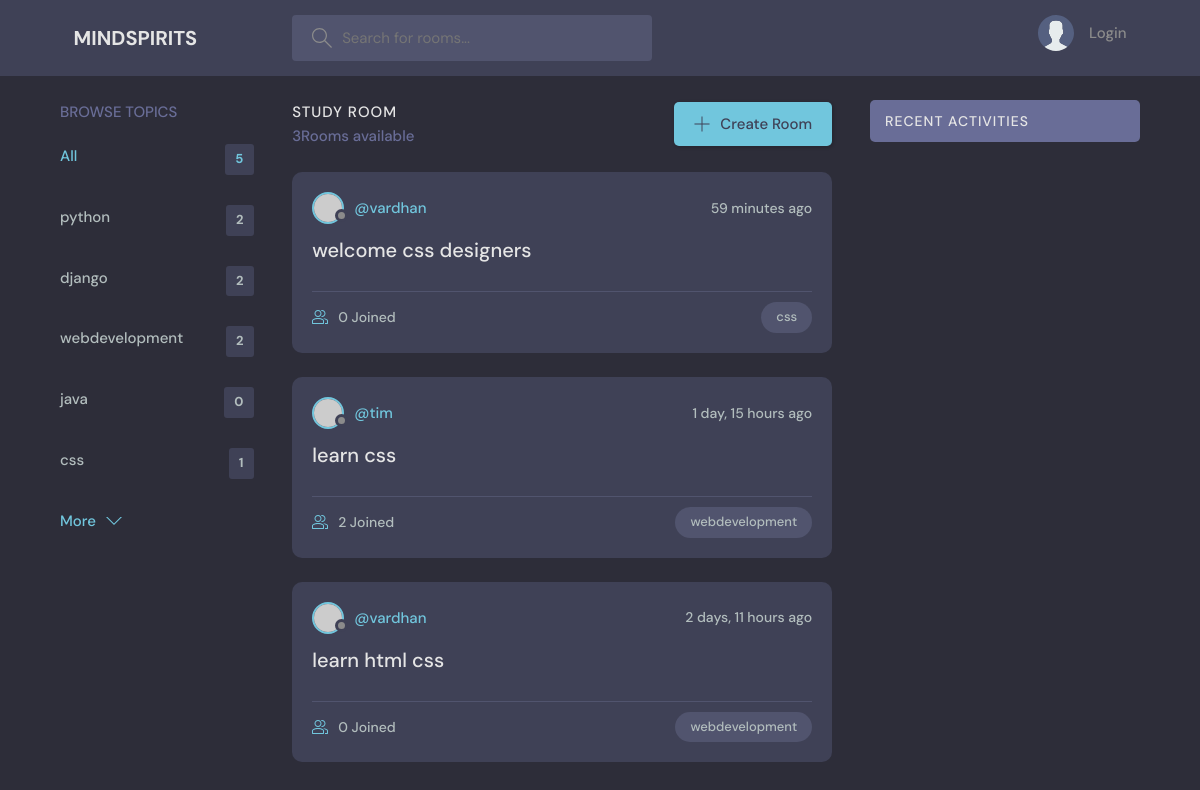
/?q=css, run on the app's committed database.
### base/models.py (models this page shows, shortened)
class topic(models.Model):
    name=models.CharField(max_length=200)

class Room(models.Model):
    host=models.ForeignKey(User,on_delete=models.SET_NULL,null=True)
    topic=models.ForeignKey(topic,on_delete=models.SET_NULL,null=True)
    name=models.CharField(max_length=200)
    description=models.TextField(null=True,blank=True)
    participants=models.ManyToManyField(User,related_name='participants',blank=True)
    updated=models.DateTimeField(auto_now=True)
    created=models.DateTimeField(auto_now_add=True)
    class Meta:
        ordering=['-updated','-created']

### base/views.py (the view)
# urls.py: path('',views.homemain,name='home'),
def homemain(request):
    q=request.GET.get('q') if request.GET.get('q') != None else ''
    rooms=Room.objects.filter(
        Q(topic__name__icontains=q)|
        Q(name__icontains=q) |
        Q(description__icontains=q)
    )
    Topic =topic.objects.all()
    room_count=rooms.count()
    room_messages=message.objects.filter(Q(room__topic__name__icontains=q))
    context = {'rooms': rooms,'topics':Topic,'room_count':room_count,'room_messages':room_messages}
    return render(request,'base/home.html', context)

### base/templates/base/home.html (shortened to what this page needs)
{%extends 'main.html' %}
{%block content%}
<main class="layout layout--3">
  <div class="container">
    {% include 'base/topics_component.html' %}
    <div class="roomList">
      <div class="roomList__header">
        <div>
          <h2>Study Room</h2>
          <p>{{room_count}}Rooms available</p>
        </div>
        <a class="btn btn--main" href="{% url 'create_room' %}">
          <svg version="1.1" xmlns="http://www.w3.org/2000/svg" width="32" height="32" viewBox="0 0 32 32">
            <title>add</title>
            <path
              d="M16.943 0.943h-1.885v14.115h-14.115v1.885h14.115v14.115h1.885v-14.115h14.115v-1.885h-14.115v-14.115z"
            ></path>
          </svg>
          Create Room
        </a>
      </div>
      {%include 'base/feed_component.html' %}
    </div>
    {%include 'base/activity_component.html' %}
  </div>
</main>
{%endblock%}

### base/templates/base/topics_component.html
<div class="topics">
    <div class="topics__header">
        <h2>Browse Topics</h2>
    </div>
    <ul class="topics__list">
        <li>
        <a href="{%url 'home' %}" class="active">All <span>{{topics.count}}</span></a>
        </li>
        {%for topic in topics %}
        <li>
        <a href="{% url 'home' %}?q={{topic.name}}">{{topic.name}} <span>{{topic.room_set.all.count}}</span></a>
        </li>
        {%endfor%}
    </ul>
    <a class="btn btn--link" href="topics.html">
        More
        <svg version="1.1" xmlns="http://www.w3.org/2000/svg" width="32" height="32" viewBox="0 0 32 32">
        <title>chevron-down</title>
        <path d="M16 21l-13-13h-3l16 16 16-16h-3l-13 13z"></path>
        </svg>
    </a>
</div>

### base/templates/base/feed_component.html (shortened to what this page needs)
{% for room in rooms %}
<div class="roomListRoom">
    <div class="roomListRoom__header">
      <a href="{%url 'user-profile' room.host.id %}" class="roomListRoom__author">
        <div class="avatar avatar--small">
          <img src="https://randomuser.me/api/portraits/women/11.jpg" />
        </div>
        <span>@{{room.host.username}}</span>
      </a>
      <div class="roomListRoom__actions">
        <span>{{room.created|timesince}} ago</span>
      </div>
    </div>
    <div class="roomListRoom__content">
      <a href="{%url 'room' room.id %}">{{room.name}}</a>
    </div>
    <div class="roomListRoom__meta">
      <a href="{%url 'room' room.id %}" class="roomListRoom__joined">
        {{room.participants.all.count}} Joined
      </a>
      <p class="roomListRoom__topic">{{room.topic.name}}</p>
    </div>
</div>
{%endfor%}

### static/styles/style.css (style rules this page uses)
:root { --color-main: #71c6dd; --color-main-light: #e1f6fb; --color-dark: #3f4156; --color-dark-medium: #51546e; --color-dark-light: #696d97; --color-light: #e5e5e5; --color-gray: #8b8b8b; --color-light-gray: #b2bdbd; --color-bg: #2d2d39; --color-success: #5dd693; --color-error: #fc4b0b; }
* { font-family: "DM Sans", -apple-system, BlinkMacSystemFont, "Segoe UI", Roboto, Oxygen, Ubuntu, Cantarell, "Open Sans", "Helvetica Neue", sans-serif; margin: 0; padding: 0; box-sizing: border-box; text-rendering: optimizeLegibility; font-size: inherit; }
html { font-size: 56.25%; }
@media only screen and (min-width: 1200px) { html { font-size: 62.5%; } }
body { line-height: 1.6; font-weight: 400; font-size: 1.5rem; color: var(--color-light-gray); background-color: var(--color-bg); min-height: 100vh; }
img { width: 100%; }
a { display: inline-block; color: var(--color-main); text-decoration: none; }
.container { max-width: 120rem; width: 90%; margin: auto; }
.btn { background-color: transparent; border: none; display: inline-flex; align-items: center; gap: 1rem; cursor: pointer; transition: all ease-in-out 0.3s; padding: 1rem 2rem; border-radius: 5px; box-shadow: 1px 1px 3px 1px rgba(0, 0, 0, 0.15); font-weight: 500; }
.btn--link { border-radius: 0; padding: 0; color: var(--color-main); box-shadow: none; }
.btn--main { background-color: var(--color-main); color: var(--color-dark); }
.btn > svg { fill: currentColor; width: 1.6rem; height: 1.6rem; }
.avatar { position: relative; display: inline-block; border-radius: 50%; border: 2px solid var(--color-main); }
.avatar img { display: block; border-radius: 50%; object-fit: cover; object-position: center; }
.avatar::after { content: ""; display: block; position: absolute; background-color: var(--color-gray); z-index: 111; border-radius: 50%; border: 0.3rem solid var(--color-dark); }
.avatar.avatar--small img { width: 2.8rem; height: 2.8rem; }
.avatar.avatar--small:after { width: 0.7rem; height: 0.7rem; bottom: 0px; right: -6px; }
.layout { margin-top: 2.4rem; }
.layout > .container { display: flex; justify-content: space-between; align-items: flex-start; }
.layout--3 > .container > div:first-child { flex-basis: 18%; max-width: 22.5rem; }
.layout--3 > .container > div:nth-child(2) { flex-basis: 50%; }
.topics__header { margin-bottom: 2rem; }
.topics__header h2 { text-transform: uppercase; font-weight: 500; color: var(--color-dark-light); }
.topics__list { list-style: none; }
.topics__list li a { display: flex; justify-content: space-between; margin-bottom: 3rem; font-weight: 500; color: var(--color-light-gray); transition: all 0.3s ease-in-out; }
.topics__list li a.active, .topics__list li a:hover { color: var(--color-main); }
.topics__list li a span { padding: 0.5rem 1rem; background-color: var(--color-dark); border-radius: 3px; font-size: 1.3rem; font-weight: 700; letter-spacing: 1px; }
.roomList__header { display: flex; justify-content: space-between; align-items: center; margin-bottom: 2.4rem; }
.roomList__header h2 { text-transform: uppercase; font-weight: 500; color: var(--color-light); letter-spacing: 1px; }
.roomList__header p { font-weight: 500; color: var(--color-dark-light); }
.roomListRoom { margin-bottom: 2.4rem; background-color: var(--color-dark); border-radius: 1rem; padding: 2rem; }
.roomListRoom__header { display: flex; justify-content: space-between; align-items: center; }
.roomListRoom__author { font-weight: 500; display: flex; align-items: center; gap: 1rem; }
.roomListRoom__actions { display: flex; align-items: flex-start; gap: 1rem; position: relative; }
.roomListRoom__actions span { font-size: 1.4rem; font-weight: 500; }
.roomListRoom__content { margin: 1rem 0; }
.roomListRoom__content a { font-size: 2rem; font-weight: 500; margin-bottom: 1.5rem; color: var(--color-light); transition: all 0.3s ease-in-out; }
.roomListRoom__meta { border-top: 1px solid var(--color-dark-medium); padding-top: 1rem; display: flex; align-items: center; justify-content: space-between; }
.roomListRoom__joined { color: var(--color-light-gray); display: flex; align-items: center; gap: 1rem; font-size: 1.4rem; font-weight: 500; }
.roomListRoom__joined svg { fill: var(--color-main); width: 1.6rem; height: 1.6rem; }
.roomListRoom__topic { padding: 5px 1.5rem; background-color: var(--color-dark-medium); border-radius: 5rem; font-weight: 500; font-size: 1.3rem; }

### data on the page
topic: name "python", room_set.all.count "2"
topic: name "django", room_set.all.count "2"
topic: name "webdevelopment", room_set.all.count "2"
topic: name "java", room_set.all.count "0"
topic: name "css", room_set.all.count "1"
Room: host.username "vardhan", created "59 minutes", name "welcome css designers", participants.all.count "0", topic.name "css"
Room: host.username "tim", created "1 day, 15 hours", name "learn css", participants.all.count "2", topic.name "webdevelopment"
Room: host.username "vardhan", created "2 days, 11 hours", name "learn html css", participants.all.count "0", topic.name "webdevelopment"

### other printed values
{{ topics.count }} "5"
{{ room_count }} "3"
